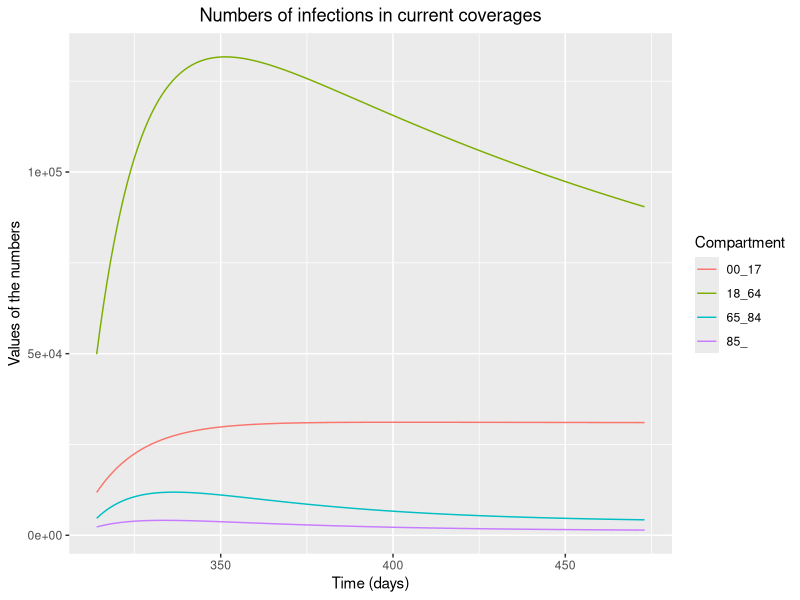
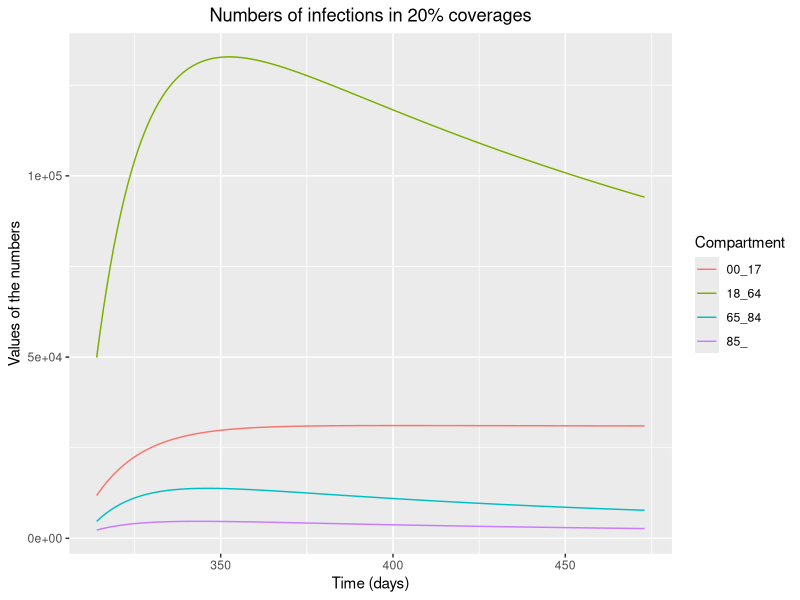
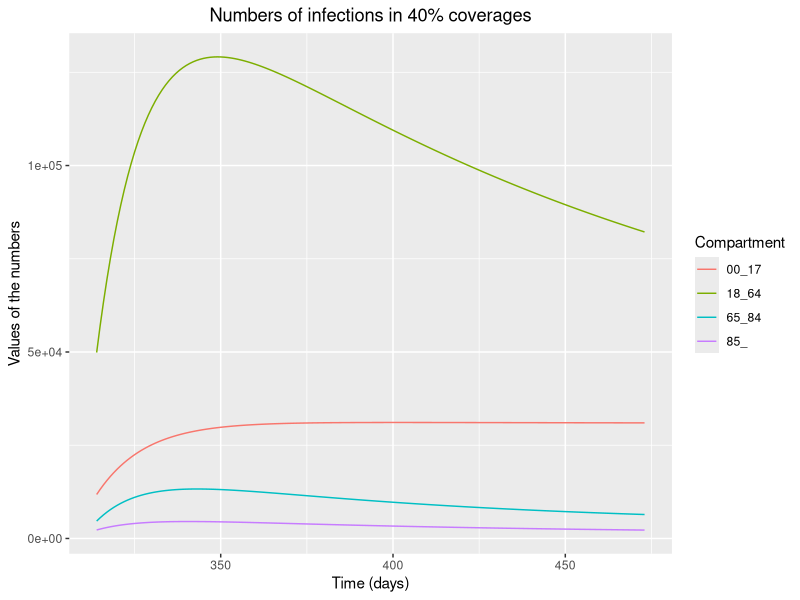
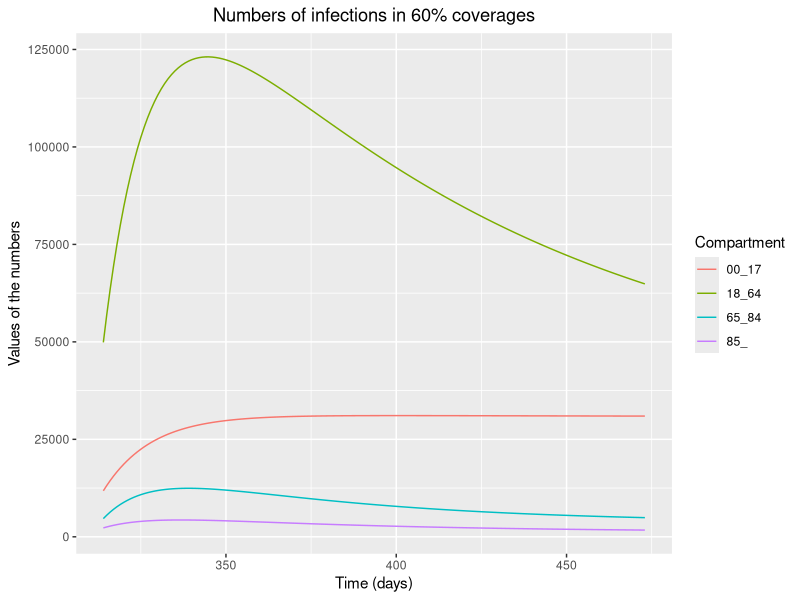
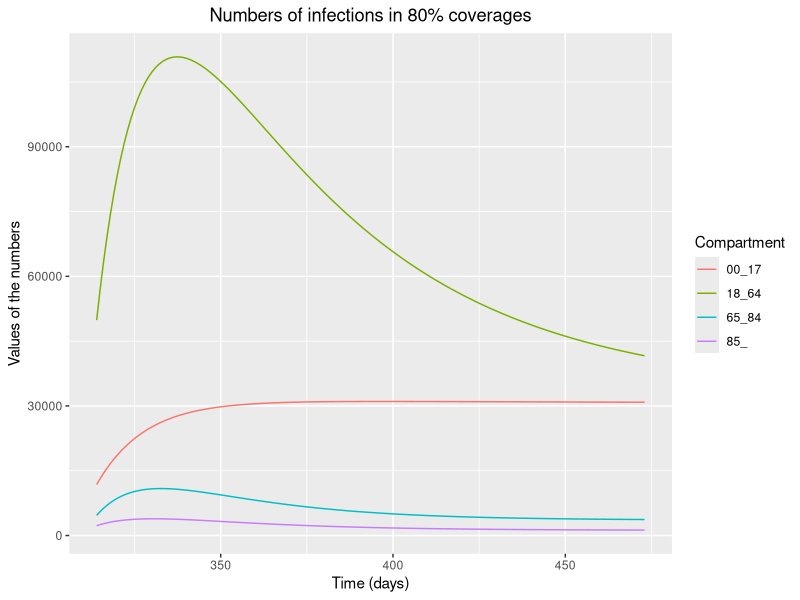
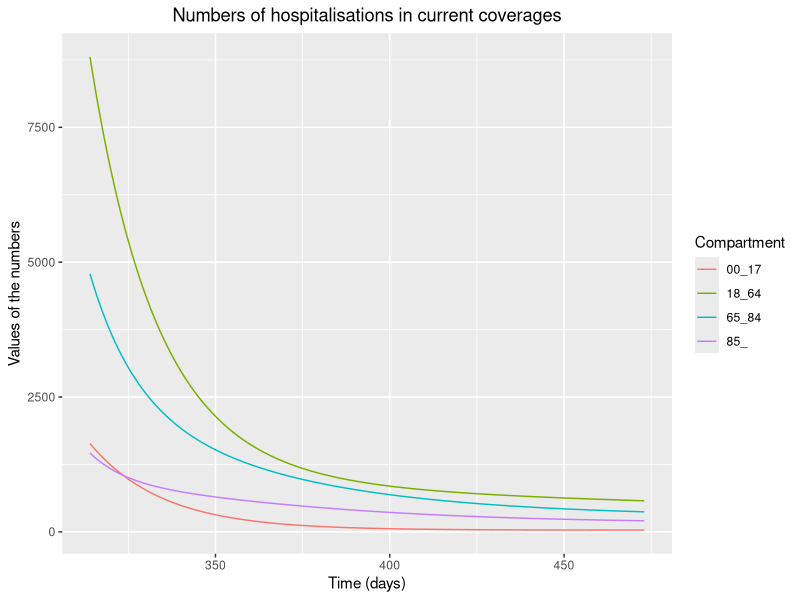
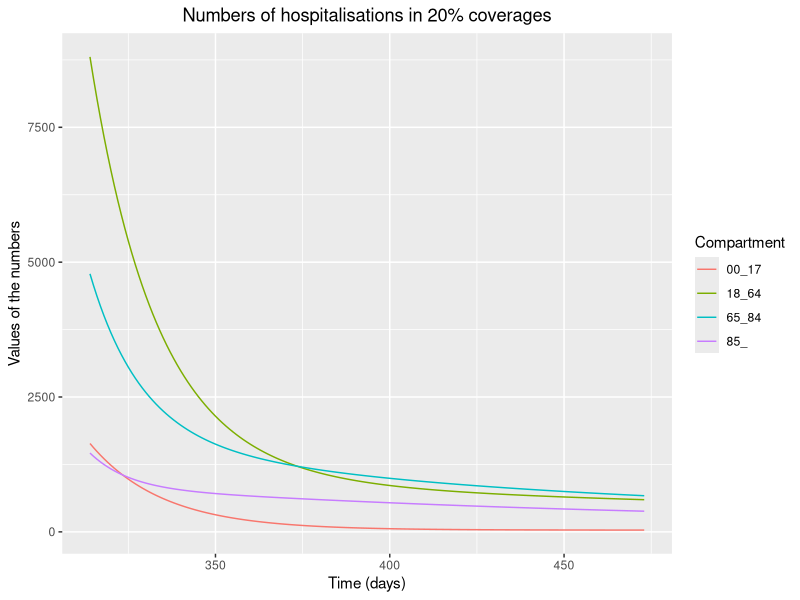
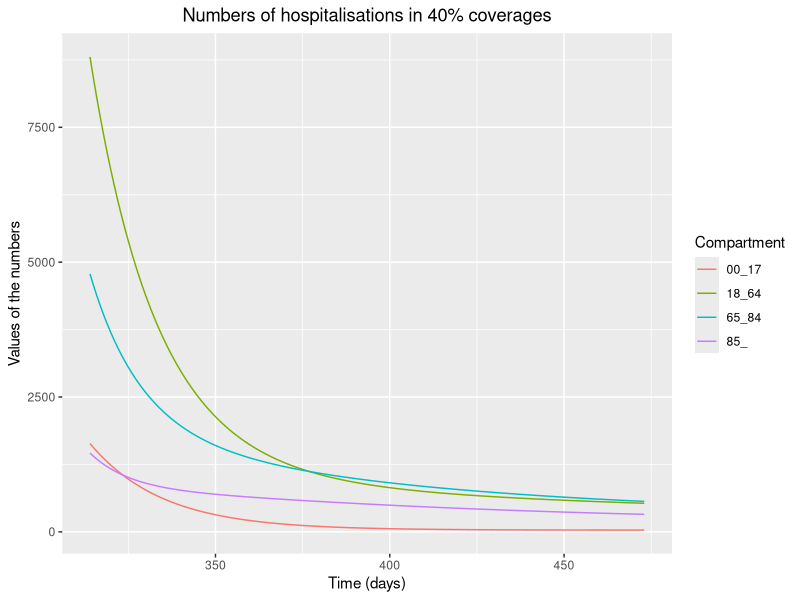

The R script that drew these images, in order:
## ---- chunk 1
library(deSolve)
library(reshape2)
library(ggplot2)
## ---- chunk 2
# load parameters from csv file.

# load alpha, lambda, mu, p
vars <- read.csv("./vars_calc.csv")

# load adjusted p
adjusted_p <- read.csv("./adjusted_p.csv")

# set initial values
total_initial_values_v <- data.frame(
    age_groups = c("00_17", "18_64", "65_84", "85_"),
    S = c(10116999, 36138999, 9315999, 1456999),
    I = c(1, 1, 1, 1),
    R = c(0, 0, 0, 0),
    H = c(0, 0, 0, 0),
    V = c(0, 0, 0, 0),
    D = c(0, 0, 0, 0)
)

# define function to get the value of parameter
get_specific_parameter <- function(phase, age_group, parameter) {
    if (parameter == "q") {
        if (phase == "phase2") {
            0.79
        } else if (phase == "phase3") {
            0.67
        } else if (phase == "phase4") {
            0.62
        } else {
            NA
        }
    } else {
        vars[
            vars$phase == phase &
                vars$age_group == age_group &
                vars$var_name == parameter,
            "mean"
        ]
    }
}

get_parameters <- function(phase, age_group, coverage) {
    c(
        gamma1 = 1 / 14,
        gamma2 = 1 / 21,
        sigma = 1 / 90,
        lambda = get_specific_parameter(phase, age_group, "lambda"),
        alpha = get_specific_parameter(phase, age_group, "alpha"),
        mu = get_specific_parameter(phase, age_group, "mu"),
        p = ifelse(
            coverage == "current",
            get_specific_parameter(phase, age_group, "p"),
            get_adjusted_p(coverage, age_group)
        ),
        q = get_specific_parameter(phase, age_group, "q")
    )
}

# define function to get the time sequence
get_times <- function(phase) {
    if (phase == "phase1") {
        seq(from = 1, to = 313, by = 1)
    } else if (phase == "phase2") {
        seq(from = 314, to = 473, by = 1)
    } else if (phase == "phase3") {
        seq(from = 474, to = 667, by = 1)
    } else if (phase == "phase4") {
        seq(from = 668, to = 932, by = 1)
    }
}

# define function to get the initial values
get_initial_values_v <- function(age_group) {
    c(
        S = total_initial_values_v[
            total_initial_values_v$age_groups == age_group,
            "S"
        ],
        I = total_initial_values_v[
            total_initial_values_v$age_groups == age_group,
            "I"
        ],
        R = total_initial_values_v[
            total_initial_values_v$age_groups == age_group,
            "R"
        ],
        H = total_initial_values_v[
            total_initial_values_v$age_groups == age_group,
            "H"
        ],
        V = total_initial_values_v[
            total_initial_values_v$age_groups == age_group,
            "V"
        ],
        D = total_initial_values_v[
            total_initial_values_v$age_groups == age_group,
            "D"
        ]
    )
}

# define function to get the adjusted value of p
get_adjusted_p <- function(coverage, age_group) {
    adjusted_p[
        adjusted_p$coverage == coverage,
        paste("p", age_group, sep = "")
    ]
}


# define function to the x-axis values
get_x_axis_values <- function(times) {
    as.Date("2020-1-30") + times
}
## ---- chunk 3
# SIR MODEL DEFINE FUNCTION:

# The model function takes as input arguments
sir_model <- function(is_first_phase) {
    function(time, state, parameters) {
        # tell R to unpack variable names from the state and parameters inputs
        with(as.list(c(state, parameters)), {
            # The differential equations
            if (is_first_phase) {
                dI <- lambda * S - alpha * I - gamma1 * I
                dS <- -lambda * S + sigma * R
                dV <- 0
            } else {
                dS <- -lambda * S - p * S + sigma * R
                dI <- (1 - q) * lambda * V + lambda * S - alpha * I - gamma1 * I
                dV <- -(1 - q) * lambda * V + p * S
            }
            dR <- gamma1 * I + gamma2 * H - sigma * R
            dH <- alpha * I - mu * H - gamma2 * H
            dD <- H * mu
            return(list(c(dS, dI, dR, dH, dV, dD)))
        })
    }
}

# SIR MODEL SOLVE FUNCTION

sir_solve <- function(times, initial_values, parameters, is_first_phase) {
    # Solving the differential equations using the ode integration algorithm
    as.data.frame(ode(
        y = initial_values,
        times = times,
        func = sir_model(is_first_phase),
        parms = parameters
    ))
}

age_group_solve <- function(age_group, coverage = "current") {
    # get the initial environment
    initial_values <- get_initial_values_v(age_group)

    # solve the output of sir model
    phases <- c(
        "phase1",
        "phase2"
        # "phase3",
        # "phase4"
    )
    output <- c()
    for (phase in phases) {
        parameters <- get_parameters(phase, age_group, coverage)
        times <- get_times(phase)
        is_first_phase <- phase == "phase1"
        output_phase <- sir_solve(
            times,
            initial_values,
            parameters,
            is_first_phase
        )
        # update initial values
        initial_values <- c(
            S = output_phase[nrow(output_phase), "S"],
            I = output_phase[nrow(output_phase), "I"],
            R = output_phase[nrow(output_phase), "R"],
            H = output_phase[nrow(output_phase), "H"],
            V = output_phase[nrow(output_phase), "V"],
            D = output_phase[nrow(output_phase), "D"]
        )

        # merge output
        output <- rbind(output, output_phase)
    }
    output
}

# age_group_solve("00_17", "0%"
## ---- chunk 4
coverage_list <- c(
    "current",
    "20%",
    "40%",
    "60%",
    "80%"
)

age_groups <- c(
    "00_17",
    "18_64",
    "65_84",
    "85_"
)

## ---- chunk 5
# plot
library(ggplot2)
library(cowplot)

plot_list <- list()
cnt <- 1

index_map <- c(
    I = "infections",
    H = "hospitalisations",
    D = "deaths",
    R = "recovery"
)

for (index in c("I", "H", "D", "R")) {
    for (coverage in coverage_list) {
        times <- get_times("phase2")
        output_coverage <- c(times)
        for (age_group in age_groups) {
            output <- age_group_solve(age_group, coverage)
            output <- output[times, index]
            output_coverage <- cbind(output_coverage, output)
        }

        plot_times <- get_x_axis_values(times)
        colnames(output_coverage) <- c("times", age_groups)
        output_long <- melt(as.data.frame(output_coverage), id = "times")

        plot_temp <- ggplot(
            data = output_long, # specify object containing data to plot
            aes(x = times, y = value, colour = variable, group = variable)
        ) + # assign columns to axes and groupss
            geom_line() + # represent data as lines
            xlab("Time (days)") + # add label for x axis
            ylab("Values of the numbers") + # add label for y axis
            labs(colour = "Compartment") + # add legend title
            ggtitle(
                sprintf(
                    "Numbers of %s in %s coverages",
                    index_map[index], coverage
                )
            ) + # add title
            theme(plot.title = element_text(hjust = 0.5))

        plot_list[[cnt]] <- plot_temp
        cnt <- cnt + 1
    }
}

for (p in plot_list) {
    print(p)
}
## ---- chunk 6
vaccination_list <- c(
    "1",
    "2",
    "3",
    "4",
    "5",
    "6"
)
age_groups <- c(
    "00_17",
    "18_64",
    "65_84",
    "85_"
)
## ---- chunk 7
# plot
library(ggplot2)
library(cowplot)

plot_list <- list()
cnt <- 1

index_map <- c(
    I = "infections",
    H = "hospitalisations",
    D = "deaths",
    R = "recovery"
)

for (index in c("I", "H", "D", "R")) {
    for (vaccination in vaccination_list) {
        times <- get_times("phase2")
        output_vaccination <- c(times)
        for (age_group in age_groups) {
            output <- age_group_solve(age_group, vaccination)
            output <- output[times, index]
            output_vaccination <- cbind(output_vaccination, output)
        }

        plot_times <- get_x_axis_values(times)
        colnames(output_vaccination) <- c("times", age_groups)
        output_long <- melt(as.data.frame(output_vaccination), id = "times")

        plot_temp <- ggplot(
            data = output_long, # specify object containing data to plot
            aes(x = times, y = value, colour = variable, group = variable)
        ) + # assign columns to axes and groups
            geom_line() + # represent data as lines
            xlab("Time (days)") + # add label for x axis
            ylab("Values of the numbers") + # add label for y axis
            labs(colour = "Compartment") + # add legend title
            ggtitle(
                sprintf(
                    "Numbers of %s in %s vaccination doses",
                    index_map[index], vaccination
                )
            ) + # add title
            theme(plot.title = element_text(hjust = 0.5))

        plot_list[[cnt]] <- plot_temp
        cnt <- cnt + 1
    }
}

for (p in plot_list) {
    print(p)
}
